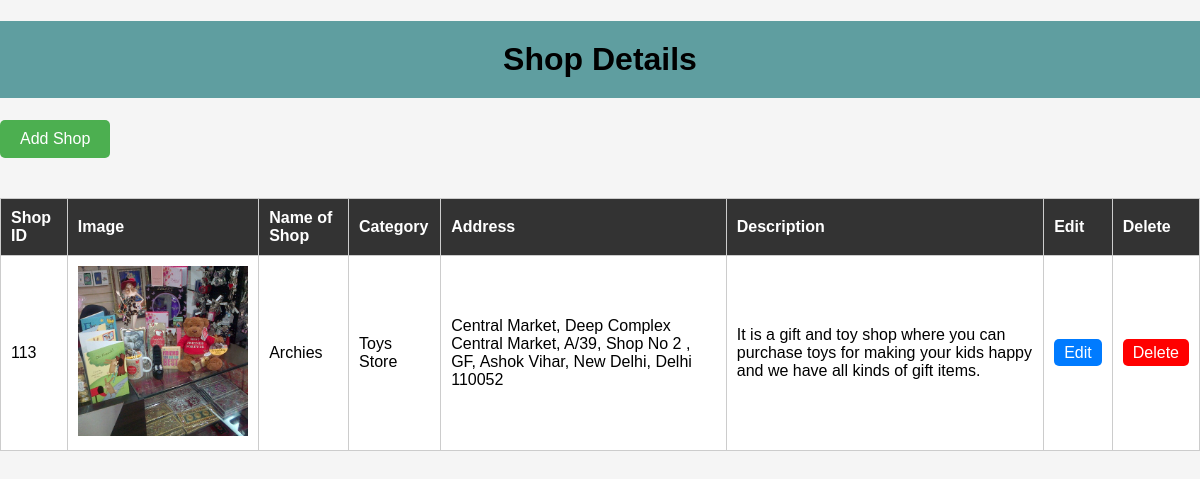
The app's page /showpage/ (signed in) with its own data.
### shop/models.py (models this page shows, shortened)
class Shop(models.Model):
    id = models.CharField(max_length=30 , primary_key=True)
    sid = models.CharField(max_length=30)
    cat = models.ForeignKey(Category, on_delete=models.CASCADE, default=None)
    vendor = models.ForeignKey(User, on_delete=models.CASCADE, default=None)
    name = models.CharField(max_length=100)
    description = models.TextField()
    address = models.TextField(default=" ")
    img1 = models.ImageField(upload_to='images')
    img2 = models.ImageField(upload_to='images', default=None)
    longitude = models.CharField(max_length=3)
    latitude = models.CharField(max_length=3)

class Category(models.Model):
    cid = models.AutoField
    cname = models.CharField(max_length=30)
    def __str__(self):
        return self.cname

### shop/views.py (the view)
# urls.py: path("showpage/", views.showPage),
@login_required(login_url='/')
def showPage(request):
    shops = Shop.objects.filter(vendor=request.user)
    return render(request,"vendorpage.html",{"s":shops})

### templates/vendorpage.html (shortened to what this page needs)
<!DOCTYPE html>
<html>
<head>
</head>
<body>
    <h1>Shop Details</h1>
    <table>
        <a href="/addshop" class="add-shop-btn">Add Shop </a>
        <thead>
            <tr>
                <th style="background-color: #333; color: #fff;">Shop ID</th>
                <th style="background-color: #333; color: #fff;">Image</th>
                <th style="background-color: #333; color: #fff;">Name of Shop</th>
                <th style="background-color: #333; color: #fff;">Category</th>
                <th style="background-color: #333; color: #fff;">Address</th>
                <th style="background-color: #333; color: #fff;">Description</th>
                <th style="background-color: #333; color: #fff;">Edit</th>
                <th style="background-color: #333; color: #fff;">Delete</th>
            </tr>
        </thead>
        <tbody>
           <div> <tr>
                {% for i in s %}
                <div class=" product">
                <td>{{i.id}}</td>
                <td><img src="{{i.img2}}" /></td>
                <td>{{i.name}}</td>
                <td>{{i.cat}}</td>
                <td>{{i.address}}</td>
                <td>{{i.description}}</td>
                <td><a href="/editshop/{{i.id}}" class="edit-btn">Edit</a></td>
                <td><a href="/deleteshop/{{i.id}}" class="delete-btn">Delete</a></td>
                {% endfor %}
                    </div>
           </tr></div>
        </tbody>
    </table>
</body>
</html>

### templates/vendorpage.html (style rules this page uses)
body { font-family: Arial, sans-serif; background-color: #f5f5f5; margin: 0; padding: 0; }
h1 { text-align: center; padding: 20px 0; background-color: cadetblue; color: black; }
table { width: 100%; border-collapse: collapse; margin-top: 20px; background-color: #fff; }
table, th, td { border: 1px solid #ccc; }
th, td { padding: 10px; text-align: left; }
th { background-color: #333; color: #fff; }
.edit-btn, .delete-btn { text-decoration: none; padding: 5px 10px; background-color: #007bff; color: #fff; border: none; border-radius: 5px; cursor: pointer; transition: background-color 0.3s ease; }
.delete-btn { background-color: #ff0000; }
.add-shop-btn { text-decoration: none; padding: 10px 20px; background-color: #4CAF50; color: #fff; border: none; border-radius: 5px; cursor: pointer; transition: background-color 0.3s ease; display: inline-block; margin-bottom: 20px; }
img { max-width: 100%; height: auto; }

### records on screen
Shop: id "113", img2 (picture), name "Archies", cat "Toys Store", address "Central Market, Deep Complex Central Market, A/39, Shop No 2 , GF, Ashok Vihar, New Delhi, Delhi 110052", description "It is a gift and toy shop where you can purchase toys for making your kids happy and we have all kinds of gift items."
